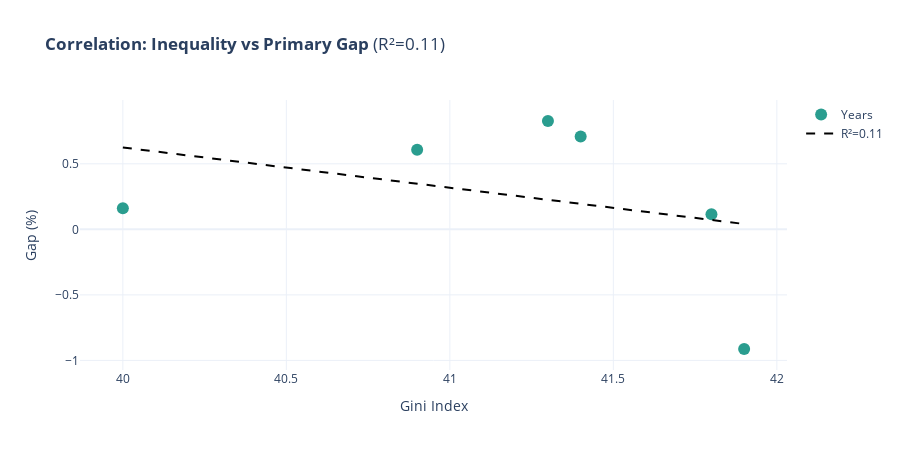
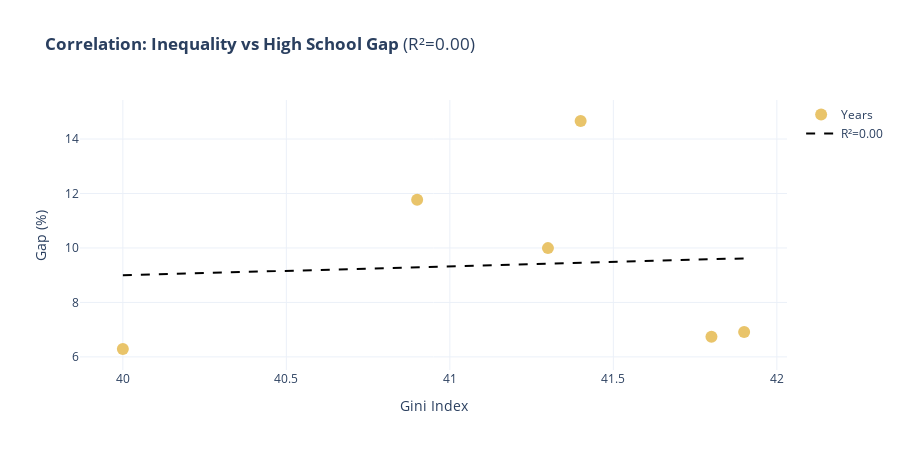

The code cell stored with these charts, in order, in its notebook:
### Markdown cell above
To prove this statistically, we looked at the correlation between Inequality and the Gap at each level of education.

### Code cell
def plot_corr(x_col, y_col, title, color):
    if x_col not in final_df.columns or y_col not in final_df.columns: return
    
    clean = final_df.dropna(subset=[x_col, y_col])
    if len(clean) < 2: return
    
    slope, intercept, r, p, _ = stats.linregress(clean[x_col], clean[y_col])
    
    fig = go.Figure()
    fig.add_trace(go.Scatter(x=clean[x_col], y=clean[y_col], mode='markers',
                             marker=dict(size=12, color=color), name='Years'))
    # Trend line
    line_x = np.linspace(clean[x_col].min(), clean[x_col].max(), 100)
    fig.add_trace(go.Scatter(x=line_x, y=slope*line_x + intercept, mode='lines',
                             line=dict(color='black', dash='dash'), name=f'R²={r**2:.2f}'))
    fig.update_layout(title=f"<b>{title}</b> (R²={r**2:.2f})", 
                      xaxis_title="Gini Index", yaxis_title="Gap (%)", template="plotly_white", height=450)
    fig.show()

plot_corr('Gini_Index', 'Primary_Gap', 'Correlation: Inequality vs Primary Gap', colors['primary'])
plot_corr('Gini_Index', 'HighSchool_Gap', 'Correlation: Inequality vs High School Gap', colors['highschool'])
plot_corr('Gini_Index', 'College_Gap', 'Correlation: Inequality vs College Gap', colors['college'])

corr_cols = [c for c in ['Gini_Index', 'Primary_Gap', 'HighSchool_Gap', 'College_Gap'] if c in final_df.columns]
if len(corr_cols) > 1:
    corr_mat = final_df[corr_cols].corr()
    fig7 = go.Figure(data=go.Heatmap(z=corr_mat.values, x=corr_cols, y=corr_cols, 
                                     colorscale='RdBu_r', text=np.round(corr_mat.values, 2),
                                     texttemplate="%{text}", hoverongaps=False))
    fig7.update_layout(title="<b>Correlation Matrix</b>", height=500, width=600)
    fig7.show()

### Figure 1 — Plotly figure (JSON) as saved in the notebook; plotly's stock layout.template omitted (floating-point values rounded to 4 significant figures)
{"data": [{"marker": {"color": "#2A9D8F", "size": 12}, "mode": "markers", "name": "Years", "type": "scatter", "x": [40.9, 41.3, 41.4, 41.8, 41.9, 40], "y": [0.6067, 0.8267, 0.7081, 0.1157, -0.9131, 0.1616]}, {"line": {"color": "black", "dash": "dash"}, "mode": "lines", "name": "R²=0.11", "type": "scatter", "x": [40, 40.02, 40.04, 40.06, 40.08, 40.1, 40.12, 40.13, 40.15, 40.17, 40.19, 40.21, 40.23, 40.25, 40.27, 40.29, 40.31, 40.33, 40.35, 40.36, 40.38, 40.4, 40.42, 40.44, 40.46, 40.48, 40.5, 40.52, 40.54, 40.56, 40.58, 40.59, 40.61, 40.63, 40.65, 40.67, 40.69, 40.71, 40.73, 40.75, 40.77, 40.79, 40.81, 40.83, 40.84, 40.86, 40.88, 40.9, 40.92, 40.94, 40.96, 40.98, 41.0, 41.02, 41.04, 41.06, 41.07, 41.09, 41.11, 41.13, 41.15, 41.17, 41.19, 41.21, 41.23, 41.25, 41.27, 41.29, 41.31, 41.32, 41.34, 41.36, 41.38, 41.4, 41.42, 41.44, 41.46, 41.48, 41.5, 41.52, 41.54, 41.55, 41.57, 41.59, 41.61, 41.63, 41.65, 41.67, 41.69, 41.71, 41.73, 41.75, 41.77, 41.78, 41.8, 41.82, 41.84, 41.86, 41.88, 41.9], "y": [0.6249, 0.619, 0.6131, 0.6072, 0.6013, 0.5954, 0.5895, 0.5836, 0.5777, 0.5718, 0.5659, 0.56, 0.5541, 0.5482, 0.5423, 0.5364, 0.5305, 0.5246, 0.5187, 0.5128, 0.5069, 0.501, 0.4951, 0.4892, 0.4833, 0.4775, 0.4716, 0.4657, 0.4598, 0.4539, 0.448, 0.4421, 0.4362, 0.4303, 0.4244, 0.4185, 0.4126, 0.4067, 0.4008, 0.3949, 0.389, 0.3831, 0.3772, 0.3713, 0.3654, 0.3595, 0.3536, 0.3477, 0.3418, 0.3359, 0.33, 0.3241, 0.3182, 0.3123, 0.3064, 0.3005, 0.2946, 0.2887, 0.2828, 0.2769, 0.271, 0.2651, 0.2592, 0.2533, 0.2474, 0.2415, 0.2356, 0.2297, 0.2238, 0.2179, 0.212, 0.2061, 0.2002, 0.1943, 0.1884, 0.1825, 0.1766, 0.1707, 0.1648, 0.1589, 0.153, 0.1471, 0.1412, 0.1353, 0.1294, 0.1235, 0.1176, 0.1117, 0.1058, 0.09986, 0.09396, 0.08806, 0.08216, 0.07626, 0.07036, 0.06446, 0.05856, 0.05266, 0.04676, 0.04086]}], "layout": {"height": 450, "title": {"text": "<b>Correlation: Inequality vs Primary Gap</b> (R²=0.11)"}, "xaxis": {"title": {"text": "Gini Index"}}, "yaxis": {"title": {"text": "Gap (%)"}}}}

### Figure 2 — Plotly figure (JSON) as saved in the notebook; plotly's stock layout.template omitted (floating-point values rounded to 4 significant figures)
{"data": [{"marker": {"color": "#E9C46A", "size": 12}, "mode": "markers", "name": "Years", "type": "scatter", "x": [40.9, 41.3, 41.4, 41.8, 41.9, 40], "y": [11.77, 9.993, 14.66, 6.737, 6.911, 6.289]}, {"line": {"color": "black", "dash": "dash"}, "mode": "lines", "name": "R²=0.00", "type": "scatter", "x": [40, 40.02, 40.04, 40.06, 40.08, 40.1, 40.12, 40.13, 40.15, 40.17, 40.19, 40.21, 40.23, 40.25, 40.27, 40.29, 40.31, 40.33, 40.35, 40.36, 40.38, 40.4, 40.42, 40.44, 40.46, 40.48, 40.5, 40.52, 40.54, 40.56, 40.58, 40.59, 40.61, 40.63, 40.65, 40.67, 40.69, 40.71, 40.73, 40.75, 40.77, 40.79, 40.81, 40.83, 40.84, 40.86, 40.88, 40.9, 40.92, 40.94, 40.96, 40.98, 41.0, 41.02, 41.04, 41.06, 41.07, 41.09, 41.11, 41.13, 41.15, 41.17, 41.19, 41.21, 41.23, 41.25, 41.27, 41.29, 41.31, 41.32, 41.34, 41.36, 41.38, 41.4, 41.42, 41.44, 41.46, 41.48, 41.5, 41.52, 41.54, 41.55, 41.57, 41.59, 41.61, 41.63, 41.65, 41.67, 41.69, 41.71, 41.73, 41.75, 41.77, 41.78, 41.8, 41.82, 41.84, 41.86, 41.88, 41.9], "y": [8.996, 9.002, 9.008, 9.015, 9.021, 9.027, 9.033, 9.04, 9.046, 9.052, 9.059, 9.065, 9.071, 9.077, 9.084, 9.09, 9.096, 9.102, 9.109, 9.115, 9.121, 9.128, 9.134, 9.14, 9.146, 9.153, 9.159, 9.165, 9.172, 9.178, 9.184, 9.19, 9.197, 9.203, 9.209, 9.215, 9.222, 9.228, 9.234, 9.241, 9.247, 9.253, 9.259, 9.266, 9.272, 9.278, 9.284, 9.291, 9.297, 9.303, 9.31, 9.316, 9.322, 9.328, 9.335, 9.341, 9.347, 9.354, 9.36, 9.366, 9.372, 9.379, 9.385, 9.391, 9.397, 9.404, 9.41, 9.416, 9.423, 9.429, 9.435, 9.441, 9.448, 9.454, 9.46, 9.466, 9.473, 9.479, 9.485, 9.492, 9.498, 9.504, 9.51, 9.517, 9.523, 9.529, 9.536, 9.542, 9.548, 9.554, 9.561, 9.567, 9.573, 9.579, 9.586, 9.592, 9.598, 9.605, 9.611, 9.617]}], "layout": {"height": 450, "title": {"text": "<b>Correlation: Inequality vs High School Gap</b> (R²=0.00)"}, "xaxis": {"title": {"text": "Gini Index"}}, "yaxis": {"title": {"text": "Gap (%)"}}}}
